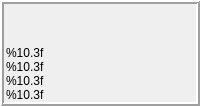
                 <widget class="QWidget" name="tab">
                  <attribute name="title">
                   <string>DRO</string>
                  </attribute>
                  <layout class="QVBoxLayout" name="verticalLayout_8">
                   <property name="spacing">
                    <number>0</number>
                   </property>
                   <property name="leftMargin">
                    <number>0</number>
                   </property>
                   <property name="topMargin">
                    <number>0</number>
                   </property>
                   <property name="rightMargin">
                    <number>0</number>
                   </property>
                   <property name="bottomMargin">
                    <number>0</number>
                   </property>
                   <item>
                    <widget class="QFrame" name="frame_2">
                     <property name="frameShape">
                      <enum>QFrame::Box</enum>
                     </property>
                     <property name="frameShadow">
                      <enum>QFrame::Raised</enum>
                     </property>
                     <property name="lineWidth">
                      <number>2</number>
                     </property>
                     <layout class="QGridLayout" name="gridLayout_3">
                      <property name="sizeConstraint">
                       <enum>QLayout::SetDefaultConstraint</enum>
                      </property>
                      <property name="leftMargin">
                       <number>2</number>
                      </property>
                      <property name="topMargin">
                       <number>0</number>
                      </property>
                      <property name="rightMargin">
                       <number>0</number>
                      </property>
                      <property name="bottomMargin">
                       <number>0</number>
                      </property>
                      <property name="spacing">
                       <number>0</number>
                      </property>
                      <item row="3" column="0">
                       <layout class="QHBoxLayout" name="horizontalLayout_14" stretch="1">
                        <property name="spacing">
                         <number>0</number>
                        </property>
                        <item>
                         <widget class="DROLabel" name="dro_label_g5x_x">
                          <property name="sizePolicy">
                           <sizepolicy hsizetype="Preferred" vsizetype="Fixed">
                            <horstretch>0</horstretch>
                            <verstretch>0</verstretch>
                           </sizepolicy>
                          </property>
                          <property name="text">
                           <string>%10.3f</string>
                          </property>
                          <property name="textFormat">
                           <enum>Qt::PlainText</enum>
                          </property>
                          <property name="alignment">
                           <set>Qt::AlignLeading|Qt::AlignLeft|Qt::AlignVCenter</set>
                          </property>
                          <property name="Qreference_type" stdset="0">
                           <number>1</number>
                          </property>
                          <property name="metric_template" stdset="0">
                           <string>X %10.3f</string>
                          </property>
                          <property name="imperial_template" stdset="0">
                           <string>X %9.4f</string>
                          </property>
                         </widget>
                        </item>
                       </layout>
                      </item>
                      <item row="5" column="0">
                       <layout class="QHBoxLayout" name="horizontalLayout_19">
                        <property name="spacing">
                         <number>0</number>
                        </property>
                        <item>
                         <widget class="DROLabel" name="dro_label_g5x_z">
                          <property name="sizePolicy">
                           <sizepolicy hsizetype="Preferred" vsizetype="Fixed">
                            <horstretch>0</horstretch>
                            <verstretch>0</verstretch>
                           </sizepolicy>
                          </property>
                          <property name="text">
                           <string>%10.3f</string>
                          </property>
                          <property name="textFormat">
                           <enum>Qt::PlainText</enum>
                          </property>
                          <property name="alignment">
                           <set>Qt::AlignLeading|Qt::AlignLeft|Qt::AlignVCenter</set>
                          </property>
                          <property name="Qjoint_number" stdset="0">
                           <number>2</number>
                          </property>
                          <property name="Qreference_type" stdset="0">
                           <number>1</number>
                          </property>
                          <property name="metric_template" stdset="0">
                           <string>%10.3f</string>
                          </property>
                          <property name="imperial_template" stdset="0">
                           <string>%9.4f</string>
                          </property>
                         </widget>
                        </item>
                       </layout>
                      </item>
                      <item row="6" column="0">
                       <layout class="QHBoxLayout" name="horizontalLayout_20">
                        <property name="spacing">
                         <number>0</number>
                        </property>
                        <item>
                         <widget class="DROLabel" name="dro_label_g5x_r">
                          <property name="sizePolicy">
                           <sizepolicy hsizetype="Preferred" vsizetype="Fixed">
                            <horstretch>0</horstretch>
                            <verstretch>0</verstretch>
                           </sizepolicy>
                          </property>
                          <property name="text">
                           <string>%10.3f</string>
                          </property>
                          <property name="textFormat">
                           <enum>Qt::PlainText</enum>
                          </property>
                          <property name="alignment">
                           <set>Qt::AlignLeading|Qt::AlignLeft|Qt::AlignVCenter</set>
                          </property>
                          <property name="Qjoint_number" stdset="0">
                           <number>10</number>
                          </property>
                          <property name="Qreference_type" stdset="0">
                           <number>0</number>
                          </property>
                          <property name="metric_template" stdset="0">
                           <string>%10.3f</string>
                          </property>
                          <property name="imperial_template" stdset="0">
                           <string>%9.4f</string>
                          </property>
                          <property name="angular_template" stdset="0">
                           <string>%4.2f</string>
                          </property>
                         </widget>
                        </item>
                       </layout>
                      </item>
                      <item row="0" column="0">
                       <widget class="QWidget" name="widget_dro_g53" native="true">
                        <property name="sizePolicy">
                         <sizepolicy hsizetype="Preferred" vsizetype="Fixed">
                          <horstretch>0</horstretch>
                          <verstretch>0</verstretch>
                         </sizepolicy>
                        </property>
                        <layout class="QVBoxLayout" name="verticalLayout_3">
                         <property name="spacing">
                          <number>0</number>
                         </property>
                         <property name="leftMargin">
                          <number>0</number>
                         </property>
                         <property name="topMargin">
                          <number>0</number>
                         </property>
                         <property name="rightMargin">
                          <number>0</number>
                         </property>
                         <property name="bottomMargin">
                          <number>0</number>
                         </property>
                         <item>
                          <layout class="QVBoxLayout" name="verticalLayout_6">
                           <property name="spacing">
                            <number>0</number>
                           </property>
                           <item>
                            <layout class="QHBoxLayout" name="horizontalLayout_g53_x">
                             <property name="spacing">
                              <number>0</number>
                             </property>
                             <item>
                              <widget class="DROLabel" name="dro_label_g53_x">
                               <property name="sizePolicy">
                                <sizepolicy hsizetype="Preferred" vsizetype="Fixed">
                                 <horstretch>0</horstretch>
                                 <verstretch>0</verstretch>
                                </sizepolicy>
                               </property>
                               <property name="metric_template" stdset="0">
                                <string>X %10.3f</string>
                               </property>
                               <property name="imperial_template" stdset="0">
                                <string>X %9.4f</string>
                               </property>
                              </widget>
                             </item>
                            </layout>
                           </item>
                           <item>
                            <widget class="QWidget" name="dro_absolute_y" native="true">
                             <layout class="QHBoxLayout" name="horizontalLayout_g53_y">
                              <property name="spacing">
                               <number>0</number>
                              </property>
                              <property name="leftMargin">
                               <number>0</number>
                              </property>
                              <property name="topMargin">
                               <number>0</number>
                              </property>
                              <property name="rightMargin">
                               <number>0</number>
                              </property>
                              <property name="bottomMargin">
                               <number>0</number>
                              </property>
                              <item>
                               <widget class="DROLabel" name="dro_label_g53_y">
                                <property name="sizePolicy">
                                 <sizepolicy hsizetype="Preferred" vsizetype="Fixed">
                                  <horstretch>0</horstretch>
                                  <verstretch>0</verstretch>
                                 </sizepolicy>
                                </property>
                                <property name="Qjoint_number" stdset="0">
                                 <number>1</number>
                                </property>
                                <property name="metric_template" stdset="0">
                                 <string>Y %10.3f</string>
                                </property>
                                <property name="imperial_template" stdset="0">
                                 <string>Y %9.4f</string>
                                </property>
                               </widget>
                              </item>
                             </layout>
                            </widget>
                           </item>
                           <item>
                            <layout class="QHBoxLayout" name="horizontalLayout_g53_z">
                             <property name="spacing">
                              <number>0</number>
                             </property>
                             <item>
                              <widget class="DROLabel" name="dro_label_g53_z">
                               <property name="sizePolicy">
                                <sizepolicy hsizetype="Preferred" vsizetype="Fixed">
                                 <horstretch>0</horstretch>
                                 <verstretch>0</verstretch>
                                </sizepolicy>
                               </property>
                               <property name="Qjoint_number" stdset="0">
                                <number>2</number>
                               </property>
                               <property name="metric_template" stdset="0">
                                <string>Z %10.3f</string>
                               </property>
                               <property name="imperial_template" stdset="0">
                                <string>Z %9.4f</string>
                               </property>
                              </widget>
                             </item>
                            </layout>
                           </item>
                          </layout>
                         </item>
                        </layout>
                       </widget>
                      </item>
                      <item row="4" column="0">
                       <widget class="QWidget" name="dro_relative_y" native="true">
                        <layout class="QHBoxLayout" name="horizontalLayout_18">
                         <property name="spacing">
                          <number>0</number>
                         </property>
                         <property name="leftMargin">
                          <number>0</number>
                         </property>
                         <property name="topMargin">
                          <number>0</number>
                         </property>
                         <property name="rightMargin">
                          <number>0</number>
                         </property>
                         <property name="bottomMargin">
                          <number>0</number>
                         </property>
                         <item>
                          <widget class="DROLabel" name="dro_label_g5x_y">
                           <property name="sizePolicy">
                            <sizepolicy hsizetype="Preferred" vsizetype="Fixed">
                             <horstretch>0</horstretch>
                             <verstretch>0</verstretch>
                            </sizepolicy>
                           </property>
                           <property name="text">
                            <string>%10.3f</string>
                           </property>
                           <property name="textFormat">
                            <enum>Qt::PlainText</enum>
                           </property>
                           <property name="alignment">
                            <set>Qt::AlignLeading|Qt::AlignLeft|Qt::AlignVCenter</set>
                           </property>
                           <property name="Qjoint_number" stdset="0">
                            <number>1</number>
                           </property>
                           <property name="Qreference_type" stdset="0">
                            <number>1</number>
                           </property>
                           <property name="metric_template" stdset="0">
                            <string>%10.3f</string>
                           </property>
                           <property name="imperial_template" stdset="0">
                            <string>%9.4f</string>
                           </property>
                          </widget>
                         </item>
                        </layout>
                       </widget>
                      </item>
                     </layout>
                    </widget>
                   </item>
                  </layout>
                 </widget>
